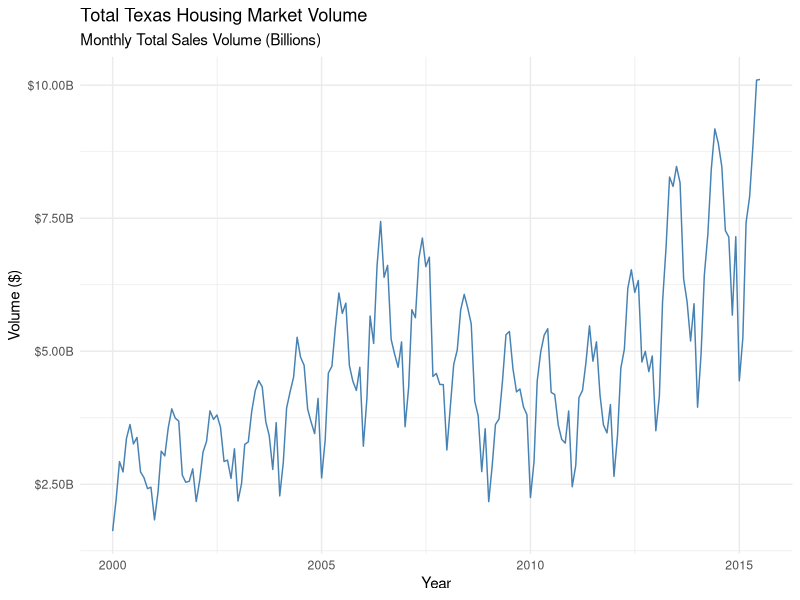
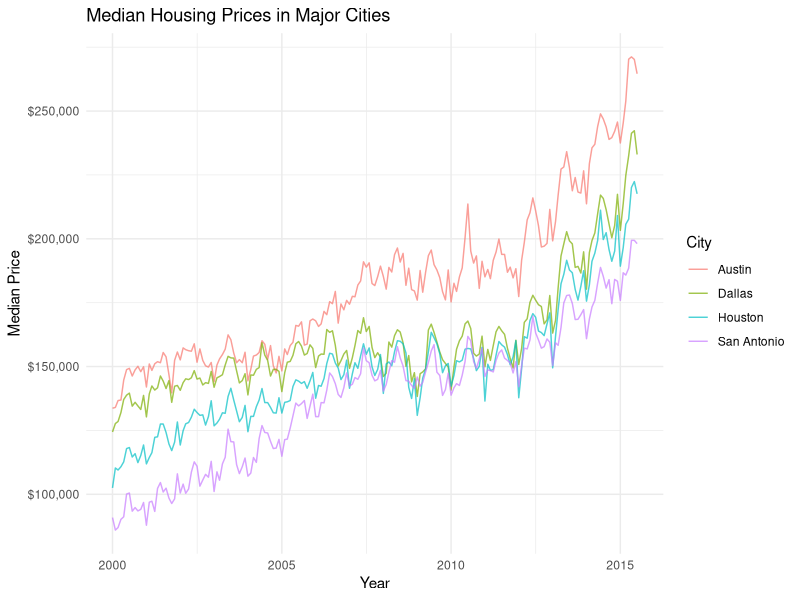
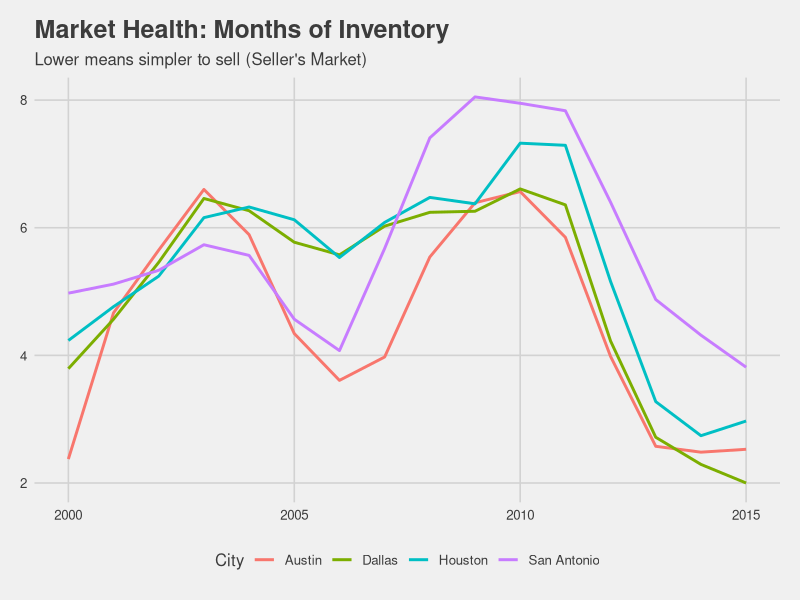

Write R code to recreate these figures, in order.
## ---- chunk 1
library(tidyverse)
library(lubridate)
library(scales)
library(ggthemes)
## ---- chunk 2
data("txhousing")
glimpse(txhousing)
## ---- chunk 3
sum(is.na(txhousing$sales))
## ---- chunk 4
housing_clean <- txhousing |> 
  filter(!is.na(sales)) |> 
  mutate(date_proper = make_date(year, month, 1)) |> 
  select(-date) # Remove the decimal date
## ---- chunk 5
# Aggregate by date
total_market <- housing_clean |> 
  group_by(date_proper) |> 
  summarise(
    total_sales = sum(sales),
    total_volume = sum(volume, na.rm = TRUE)
  )

# Plot Volume
total_market |> 
  ggplot(aes(x = date_proper, y = total_volume)) +
  geom_line(color = "steelblue") +
  scale_y_continuous(labels = label_dollar(scale = 1e-9, suffix = "B")) +
  theme_minimal() +
  labs(
    title = "Total Texas Housing Market Volume",
    subtitle = "Monthly Total Sales Volume (Billions)",
    x = "Year",
    y = "Volume ($)"
  )
## ---- chunk 6
major_cities <- c("Austin", "Dallas", "Houston", "San Antonio")

city_trends <- housing_clean |> 
  filter(city %in% major_cities)

city_trends |> 
  ggplot(aes(x = date_proper, y = median, color = city)) +
  geom_line(alpha = 0.7) +
  theme_minimal() +
  scale_y_continuous(labels = label_dollar()) +
  labs(
    title = "Median Housing Prices in Major Cities",
    x = "Year",
    y = "Median Price",
    color = "City"
  )
## ---- chunk 7
city_inventory <- city_trends |> 
  group_by(city, year) |> 
  summarise(avg_inventory = mean(inventory, na.rm = TRUE), .groups = "drop")

city_inventory |> 
  ggplot(aes(x = year, y = avg_inventory, color = city)) +
  geom_line(size = 1) +
  theme_fivethirtyeight() +
  labs(
    title = "Market Health: Months of Inventory",
    subtitle = "Lower means simpler to sell (Seller's Market)",
    color = "City"
  )
